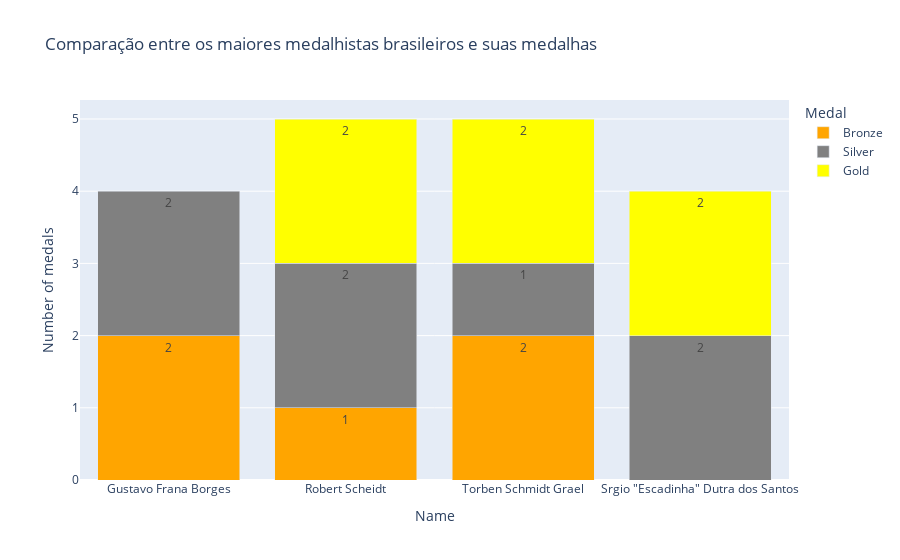

This figure's notebook cell:
### Markdown cell above
Vamos analisar agora as medalhas que nossos atletas trouxeram para casa.

Encontre os maiores medalhistas brasileiros em **total de medalhas**. Em seguida, faça um gráfico de barras empilhadas. No eixo X coloque o nome dos atletas, e no eixo Y coloque o número de medalhas. Utilize as barras empilhadas para mostrar, respectivamente, as medalhas de bronze, prata e ouro de cada atleta.

### Code cell
brazil_with_medals_more_medals_for_athletes = brazil_with_medals.groupby(['Name', 'Medal'], as_index = False).size()

brazil_with_medals_more_medals_for_athletes.rename(
    columns = {
        'size': 'Number of medals'
    },
    inplace = True
)

medals_total_by_name = brazil_with_medals['Name'].value_counts()

brazil_with_medals_more_medals_for_athletes['Total of medals'] = brazil_with_medals_more_medals_for_athletes.apply(
    lambda row: medals_total_by_name[row['Name']], axis = 1
)
                                     
brazil_with_medals_more_medals_for_athletes.sort_values(
    'Total of medals',
    ascending = False
)

cut_of_medals = brazil_with_medals_more_medals_for_athletes['Total of medals'].max() - 1

data = brazil_with_medals_more_medals_for_athletes.loc[
    brazil_with_medals_more_medals_for_athletes['Total of medals'] >= cut_of_medals
]

brazil_with_medals_more_medals_for_athletes['Number of golds'] = brazil_with_medals_more_medals_for_athletes.apply(
    lambda row: row['Number of medals'] if row['Medal'] == 'Gold' else 0, axis = 1
)

brazil_with_medals_more_medals_for_athletes['Number of silvers'] = brazil_with_medals_more_medals_for_athletes.apply(
    lambda row: row['Number of medals'] if row['Medal'] == 'Silver' else 0, axis = 1
)

brazil_with_medals_more_medals_for_athletes['Number of bronzes'] = brazil_with_medals_more_medals_for_athletes.apply(
    lambda row: row['Number of medals'] if row['Medal'] == 'Bronze' else 0, axis = 1
)

fig = px.bar(
    data,
    title = 'Comparação entre os maiores medalhistas brasileiros e suas medalhas',
    barmode = 'stack',
    x = 'Name',
    y = 'Number of medals',
    color='Medal',
    color_discrete_map={
        'Gold': 'yellow',
        'Silver': 'gray',
        'Bronze': 'orange'
    },
    text='Number of medals'  
)

fig.show()
                    
data.head()

### Figure 1 — Plotly figure (JSON) as saved in the notebook; plotly's stock layout.template omitted (floating-point values rounded to 4 significant figures)
{"data": [{"alignmentgroup": "True", "hovertemplate": "Medal=Bronze<br>Name=%{x}<br>Number of medals=%{text}<extra></extra>", "legendgroup": "Bronze", "marker": {"color": "orange", "pattern": {"shape": ""}}, "name": "Bronze", "offsetgroup": "Bronze", "orientation": "v", "showlegend": true, "text": [2, 1, 2], "textposition": "auto", "type": "bar", "x": ["Gustavo Frana Borges", "Robert Scheidt", "Torben Schmidt Grael"], "xaxis": "x", "y": [2, 1, 2], "yaxis": "y"}, {"alignmentgroup": "True", "hovertemplate": "Medal=Silver<br>Name=%{x}<br>Number of medals=%{text}<extra></extra>", "legendgroup": "Silver", "marker": {"color": "gray", "pattern": {"shape": ""}}, "name": "Silver", "offsetgroup": "Silver", "orientation": "v", "showlegend": true, "text": [2, 2, 2, 1], "textposition": "auto", "type": "bar", "x": ["Gustavo Frana Borges", "Robert Scheidt", "Srgio \"Escadinha\" Dutra dos Santos", "Torben Schmidt Grael"], "xaxis": "x", "y": [2, 2, 2, 1], "yaxis": "y"}, {"alignmentgroup": "True", "hovertemplate": "Medal=Gold<br>Name=%{x}<br>Number of medals=%{text}<extra></extra>", "legendgroup": "Gold", "marker": {"color": "yellow", "pattern": {"shape": ""}}, "name": "Gold", "offsetgroup": "Gold", "orientation": "v", "showlegend": true, "text": [2, 2, 2], "textposition": "auto", "type": "bar", "x": ["Robert Scheidt", "Srgio \"Escadinha\" Dutra dos Santos", "Torben Schmidt Grael"], "xaxis": "x", "y": [2, 2, 2], "yaxis": "y"}], "layout": {"barmode": "stack", "legend": {"title": {"text": "Medal"}, "tracegroupgap": 0}, "title": {"text": "Comparação entre os maiores medalhistas brasileiros e suas medalhas"}, "xaxis": {"anchor": "y", "domain": [0, 1], "title": {"text": "Name"}}, "yaxis": {"anchor": "x", "domain": [0, 1], "title": {"text": "Number of medals"}}}}
